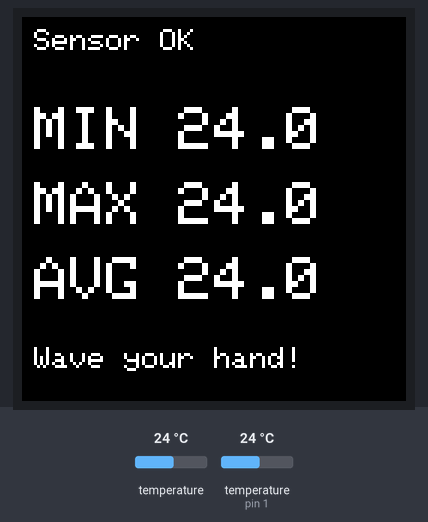
Simulated run of this sketch. Board: Arduino Uno, built with avr-gcc and run on an emulated ATmega328P. Shown: 128×128 colour display. Inputs (shaded band) come from the test bench; at power-on: temperature 24 °C, temperature (sensor on pin 1) 24 °C. What the sketch prints to the serial monitor is not drawn.

Above: at 1.4 s.
1.5 s: temperature (sensor 0) set to 12 °C
At 3.1 s:
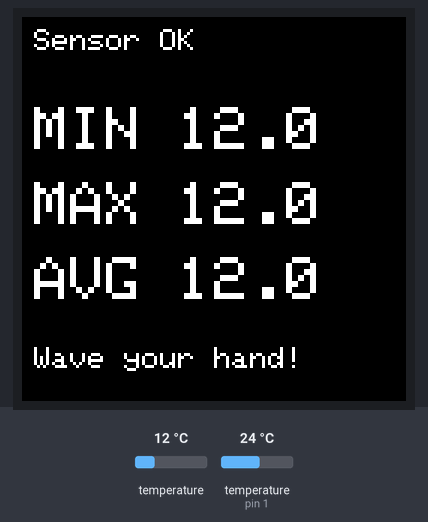
3.9 s: temperature (sensor 0) set to 19 °C
At 4.9 s:
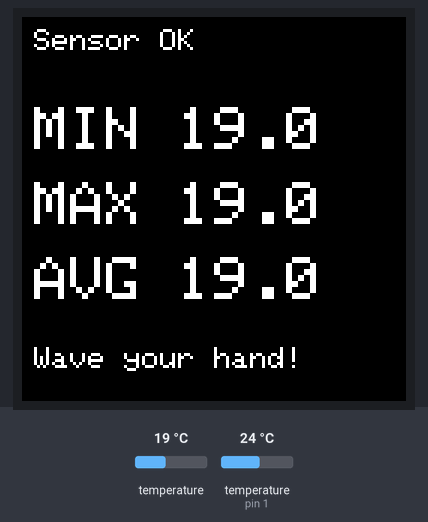
6.0 s: temperature (sensor 0) set to 28 °C
At 8.0 s:
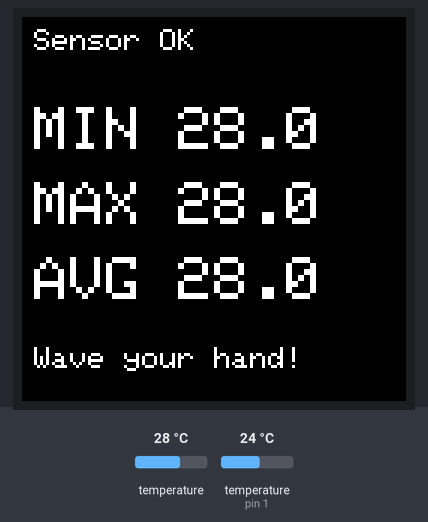
Timing chart, 0 to 9.5 s (numbered marks = the images above; inputs shaded):
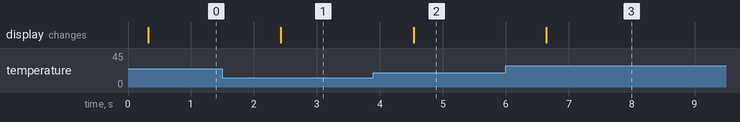

Measured:
- after the input at 1.5 s, the display: changes after 0.93 s (image 1)
- after the input at 3.9 s, the display: changes after 0.64 s (image 2)
- after the input at 6.0 s, the display: changes after 0.64 s (image 3)

The sketch:

sensor_test_featherM0wifi.ino
```cpp
/***************************************************************************
  AMG8833 THERMAL SENSOR TEST for Adafruit Feather M0 WiFi
  Generated with AI assistance (Claude by Anthropic).

  Prints the sensor's raw 8x8 temperature grid to the Serial Monitor
  (115200 baud) once per second, plus the min / max / average, and shows
  min / max / average on the screen.

  How to use:
    1. Open the Serial Monitor at 115200 baud.
    2. Watch the numbers with nothing in front of the sensor.
    3. Hold your hand 5-10 cm in front of the sensor.
       -> MAX should jump up to roughly 28-34 C.
       -> If the numbers never change, the sensor isn't being read.

  Wiring (same as the camera sketch):
    Screen  Vin->3V  Gnd->GND  SCK->SCK  SI->MO  TCS->10  RST->5  D/C->6
    AMG8833 VIN->3V  GND->GND  SDA->SDA  SCL->SCL
 ***************************************************************************/

#include <Adafruit_GFX.h>
#include <Adafruit_ST7735.h>
#include <SPI.h>
#include <Wire.h>
#include <Adafruit_AMG88xx.h>

#define TFT_CS   10
#define TFT_RST  5
#define TFT_DC   6
#define WINC_CS  8   // WiFi chip select - keep HIGH so WiFi stays off the SPI bus

Adafruit_ST7735 tft = Adafruit_ST7735(TFT_CS, TFT_DC, TFT_RST);
Adafruit_AMG88xx amg;
float pixels[AMG88xx_PIXEL_ARRAY_SIZE];

void setup() {
  pinMode(WINC_CS, OUTPUT);
  digitalWrite(WINC_CS, HIGH);

  Serial.begin(115200);
  unsigned long start = millis();
  while (!Serial && millis() - start < 5000);   // wait for Serial Monitor

  tft.initR(INITR_144GREENTAB);
  tft.fillScreen(ST77XX_BLACK);
  tft.setTextSize(1);
  tft.setTextColor(ST77XX_WHITE, ST77XX_BLACK);

  Serial.println(F("\n=== AMG8833 sensor test ==="));

  // Try the default address (0x69) first, then the alternate (0x68)
  bool ok = amg.begin(0x69);
  if (ok) {
    Serial.println(F("[OK] Sensor found at 0x69"));
  } else {
    ok = amg.begin(0x68);
    if (ok) {
      Serial.println(F("[OK] Sensor found at 0x68 (alternate address!)"));
      Serial.println(F("     -> In the camera sketch, change amg.begin() to amg.begin(0x68)"));
    }
  }

  if (!ok) {
    Serial.println(F("[FAIL] No sensor at 0x69 or 0x68. Check SDA, SCL, VIN, GND."));
    tft.setTextColor(ST77XX_RED);
    tft.setCursor(4, 4);
    tft.print("SENSOR NOT FOUND");
    while (1);
  }

  tft.setCursor(4, 4);
  tft.print("Sensor OK");
  delay(100);   // let the sensor boot up
}

void loop() {
  amg.readPixels(pixels);

  float minT = 1000, maxT = -1000, sum = 0;
  for (int i = 0; i < AMG88xx_PIXEL_ARRAY_SIZE; i++) {
    if (pixels[i] < minT) minT = pixels[i];
    if (pixels[i] > maxT) maxT = pixels[i];
    sum += pixels[i];
  }
  float avg = sum / AMG88xx_PIXEL_ARRAY_SIZE;

  // ---- Serial: full 8x8 grid ----
  Serial.println(F("\n8x8 grid (C):"));
  for (int i = 0; i < AMG88xx_PIXEL_ARRAY_SIZE; i++) {
    Serial.print(pixels[i], 1);
    Serial.print((i % 8 == 7) ? "\n" : "\t");
  }
  Serial.print(F("MIN ")); Serial.print(minT, 1);
  Serial.print(F("  MAX ")); Serial.print(maxT, 1);
  Serial.print(F("  AVG ")); Serial.print(avg, 1);
  Serial.print(F("  | board temp ")); Serial.println(amg.readThermistor(), 1);

  if (minT == maxT) {
    Serial.println(F("[WARN] Every pixel is identical - sensor data probably not updating"));
  }

  // ---- Screen: summary ----
  tft.setTextSize(2);
  tft.setCursor(4, 30);  tft.print("MIN "); tft.print(minT, 1); tft.print(" ");
  tft.setCursor(4, 55);  tft.print("MAX "); tft.print(maxT, 1); tft.print(" ");
  tft.setCursor(4, 80);  tft.print("AVG "); tft.print(avg, 1);  tft.print(" ");
  tft.setTextSize(1);
  tft.setCursor(4, 110); tft.print("Wave your hand!");

  delay(1000);
}
```
